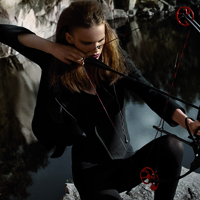
#> input picture eggs/plone.scale-1.3.4-py2.7.egg/plone/scale/tests/data/cmyk.jpg, 200 x 200 px
$ python -i scale.py   (imports and definitions only)   (older library calls are emulated)
#> lines starting #> are read from the running program, lines starting #| are printed output that depends on the picture
from cStringIO import StringIO
import PIL.Image
import PIL.ImageFile

# Set a larger buffer size. This fixes problems with jpeg decoding.
# See http://mail.python.org/pipermail/image-sig/1999-August/000816.html for
# details.
PIL.ImageFile.MAXBLOCK = 1000000


# [49 lines left out: function scaleImage, not called in this run]


def scalePILImage(image, width=None, height=None, direction="down"):
    """Scale a PIL image to another size.

    The generated image is a JPEG image, unless the original is a PNG
    image. This is needed to make sure alpha channel information is
    not lost, which JPEG does not support.

    Three different scaling options are supported:

    * `up` scaling scales the smallest dimension up to the required size
      and scrops the other dimension if needed.
    * `down` scaling starts by scaling the largest dimension to the required
      size and scrops the other dimension if needed.
    * `thumbnail` scales to the requested dimensions without cropping. The
      resulting image may have a different size than requested. This option
      requires both width and height to be specified. `keep` is accepted as
      an alternative spelling for this option, but its use is deprecated.

    The `image` parameter must be an instance of the `PIL.Image` class.

    The return value the scaled image in the form of another instance of
    `PIL.Image`.
    """
    if direction == "keep":
        direction = "thumbnail"

    if direction == "thumbnail" and not (width and height):
        raise ValueError(
            "Thumbnailing requires both width and height to be specified")
    elif width is None and height is None:
        raise ValueError("Either width or height need to be given")

    if image.mode == "1":
        # Convert black&white to grayscale
        image = image.convert("L")
    elif image.mode == "P":
        # Convert palette based images to 3x8bit+alpha
        image = image.convert("RGBA")
    elif image.mode == "CMYK":
        # Convert CMYK to RGB, allowing for web previews of print images
        image = image.convert("RGB")

    current_size = image.size
    # Determine scale factor needed to get the right height
    if height is None:
        scale_height = None
    else:
        scale_height = (float(height) / float(current_size[1]))
    if width is None:
        scale_width = None
    else:
        scale_width = (float(width) / float(current_size[0]))

    if scale_height == scale_width or direction == "thumbnail":
        # The original already has the right aspect ratio, so we only need
        # to scale.
        image.thumbnail((width, height), PIL.Image.ANTIALIAS)
    else:
        if direction == "down":
            if scale_height is None or (
                    scale_width is not None and scale_width > scale_height):
                # Width is the smallest dimension (relatively), so scale up
                # to the desired width
                new_width = width
                new_height = int(round(current_size[1] * scale_width))
            else:
                new_height = height
                new_width = int(round(current_size[0] * scale_height))
        else:
            if scale_height is None or (
                    scale_width is not None and scale_width < scale_height):
                # Width is the largest dimension (relatively), so scale up
                # to the desired width
                new_width = width
                new_height = int(round(current_size[1] * scale_width))
            else:
                new_height = height
                new_width = int(round(current_size[0] * scale_height))

        image.draft(image.mode, (new_width, new_height))
        image = image.resize((new_width, new_height), PIL.Image.ANTIALIAS)

        if (width is not None and new_width > width) or (
                height is not None and new_height > height):
            if width is None:
                left = 0
                right = new_width
            else:
                left = int((new_width - width) / 2.0)
                right = left + width
            if height is None:
                top = 0
                bottom = new_height
            else:
                top = int((new_height - height) / 2.0)
                bottom = top + height
            image = image.crop((left, top, right, bottom))

    return image

>>> import cv2
>>> picture = cv2.imread('tests/data/cmyk.jpg', cv2.IMREAD_GRAYSCALE)
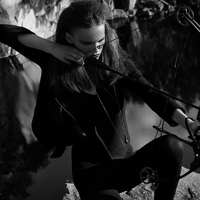
#> picture: shape (200, 200); min 0, max 248, mean 35.1
>>> result = scalePILImage(picture)
#> (the run stopped early here; a loop or call above may not have finished)
